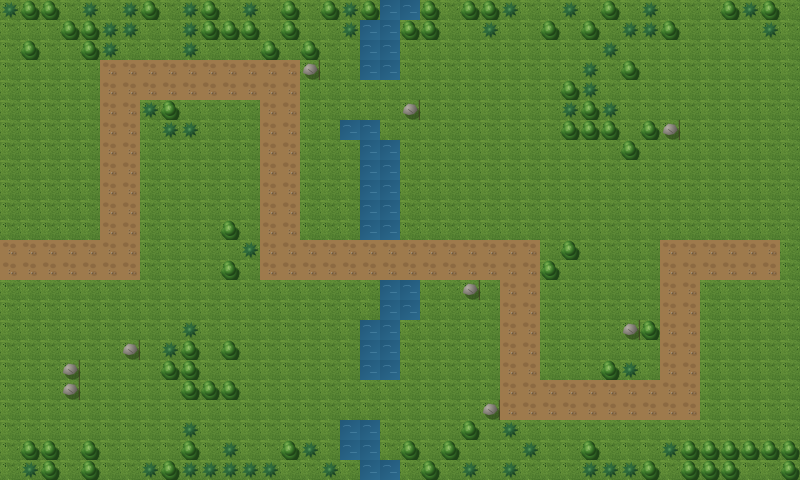

The image is a tile-based game level rendered from a .tmx file. Its description and complete source (layers, tilesets, objects, tile grids) follow:
An orthogonal 40x24 tile map with 20x20 px tiles, 1 tile layer (ground) and 2 objects (lair, castle).

<map version="1.10" tiledversion="1.10.2" orientation="orthogonal" renderorder="right-down" width="40" height="24" tilewidth="20" tileheight="20" infinite="0" nextlayerid="3" nextobjectid="3">
 <tileset firstgid="1" source="tiles.tsx" />
 <layer id="1" name="ground" width="40" height="24">
  <data encoding="csv">
3,2,2,1,3,1,3,2,1,3,2,1,3,1,2,1,2,3,2,5,5,2,1,2,2,3,1,1,3,1,2,1,3,1,1,1,2,3,2,1,
1,1,1,2,2,3,3,1,1,3,2,2,2,1,2,1,1,3,5,5,2,2,1,1,3,1,1,2,1,2,1,3,3,2,1,1,1,1,3,1,
1,2,1,1,2,3,1,1,1,3,1,1,1,2,1,2,1,1,5,5,1,1,1,1,1,1,1,1,1,1,3,1,1,1,1,1,1,1,1,1,
1,1,1,1,1,6,6,6,6,6,6,6,6,6,6,4,1,1,5,5,1,1,1,1,1,1,1,1,1,3,1,2,1,1,1,1,1,1,1,1,
1,1,1,1,1,6,6,6,6,6,6,6,6,6,6,1,1,1,1,1,1,1,1,1,1,1,1,1,2,3,1,1,1,1,1,1,1,1,1,1,
1,1,1,1,1,6,6,3,2,1,1,1,1,6,6,1,1,1,1,1,4,1,1,1,1,1,1,1,3,2,3,1,1,1,1,1,1,1,1,1,
1,1,1,1,1,6,6,1,3,3,1,1,1,6,6,1,1,5,5,1,1,1,1,1,1,1,1,1,2,2,2,1,2,4,1,1,1,1,1,1,
1,1,1,1,1,6,6,1,1,1,1,1,1,6,6,1,1,1,5,5,1,1,1,1,1,1,1,1,1,1,1,2,1,1,1,1,1,1,1,1,
1,1,1,1,1,6,6,1,1,1,1,1,1,6,6,1,1,1,5,5,1,1,1,1,1,1,1,1,1,1,1,1,1,1,1,1,1,1,1,1,
1,1,1,1,1,6,6,1,1,1,1,1,1,6,6,1,1,1,5,5,1,1,1,1,1,1,1,1,1,1,1,1,1,1,1,1,1,1,1,1,
1,1,1,1,1,6,6,1,1,1,1,1,1,6,6,1,1,1,5,5,1,1,1,1,1,1,1,1,1,1,1,1,1,1,1,1,1,1,1,1,
1,1,1,1,1,6,6,1,1,1,1,2,1,6,6,1,1,1,5,5,1,1,1,1,1,1,1,1,1,1,1,1,1,1,1,1,1,1,1,1,
6,6,6,6,6,6,6,1,1,1,1,1,3,6,6,6,6,6,6,6,6,6,6,6,6,6,6,1,2,1,1,1,1,6,6,6,6,6,6,1,
6,6,6,6,6,6,6,1,1,1,1,2,1,6,6,6,6,6,6,6,6,6,6,6,6,6,6,2,1,1,1,1,1,6,6,6,6,6,6,1,
1,1,1,1,1,1,1,1,1,1,1,1,1,1,1,1,1,1,1,5,5,1,1,4,1,6,6,1,1,1,1,1,1,6,6,1,1,1,1,1,
1,1,1,1,1,1,1,1,1,1,1,1,1,1,1,1,1,1,1,5,5,1,1,1,1,6,6,1,1,1,1,1,1,6,6,1,1,1,1,1,
1,1,1,1,1,1,1,1,1,3,1,1,1,1,1,1,1,1,5,5,1,1,1,1,1,6,6,1,1,1,1,4,2,6,6,1,1,1,1,1,
1,1,1,1,1,1,4,1,3,2,1,2,1,1,1,1,1,1,5,5,1,1,1,1,1,6,6,1,1,1,1,1,1,6,6,1,1,1,1,1,
1,1,1,4,1,1,1,1,2,2,1,1,1,1,1,1,1,1,5,5,1,1,1,1,1,6,6,1,1,1,2,3,1,6,6,1,1,1,1,1,
1,1,1,4,1,1,1,1,1,2,2,2,1,1,1,1,1,1,1,1,1,1,1,1,1,6,6,6,6,6,6,6,6,6,6,1,1,1,1,1,
1,1,1,1,1,1,1,1,1,1,1,1,1,1,1,1,1,1,1,1,1,1,1,1,4,6,6,6,6,6,6,6,6,6,6,1,1,1,1,1,
1,1,1,1,1,1,1,1,1,3,1,1,1,1,1,1,1,5,5,1,1,1,1,2,1,3,1,1,1,1,1,1,1,1,1,1,1,1,1,1,
1,2,2,1,2,1,1,1,1,2,1,3,1,1,2,3,1,5,5,1,2,1,2,1,1,1,3,1,1,2,1,1,1,3,2,2,2,2,2,2,
1,3,2,1,2,1,1,3,2,3,3,3,3,3,1,1,3,1,5,5,1,2,1,3,1,3,1,1,1,3,3,3,2,1,2,2,2,1,1,2
</data>
 </layer>
 <objectgroup id="2" name="things">
  <object id="1" type="lair" x="0" y="240" width="20" height="20" />
  <object id="2" type="castle" x="740" y="220" width="40" height="60" />
 </objectgroup>
</map>
